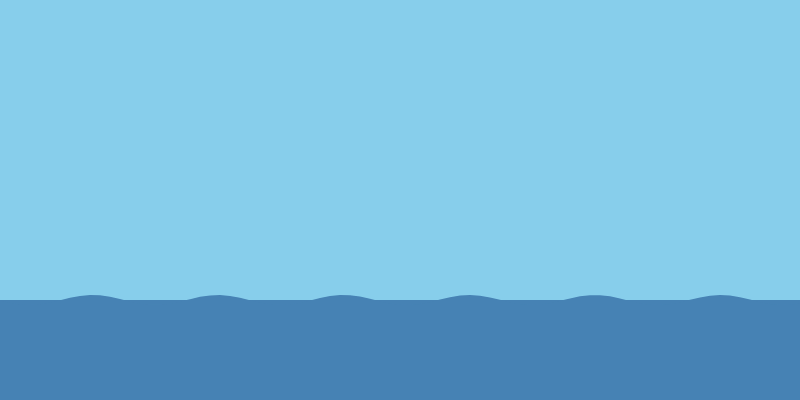
Frame 1 (no input)
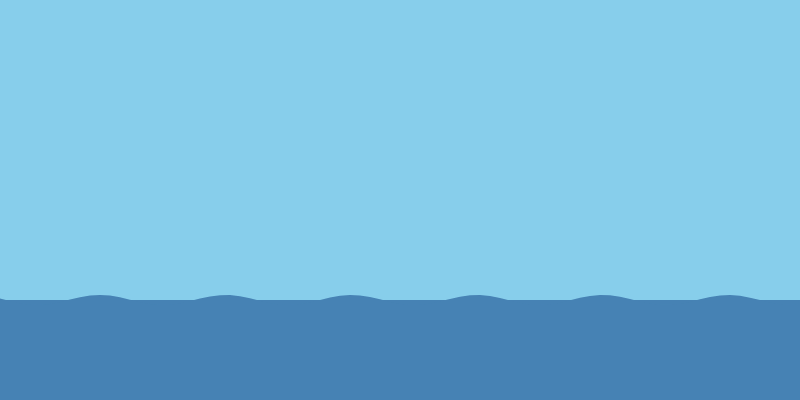
Frame 60 (no input)
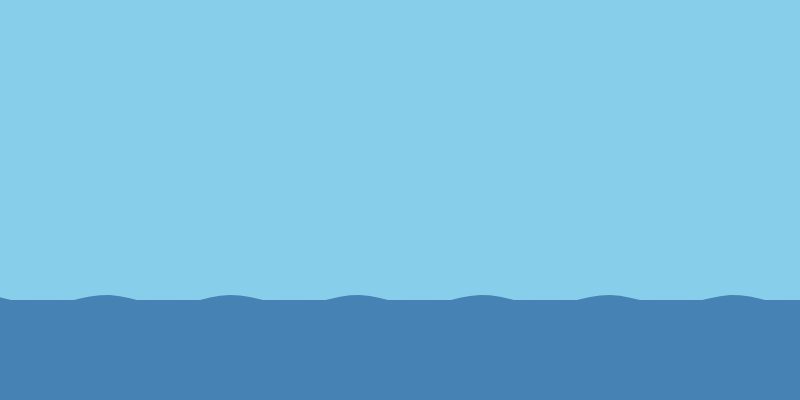
Frame 120 (the mouse pressed at the canvas centre since frame 60)

The p5.js sketch that drew these frames (run headless with seeded random() and noise() and a simulated clock; from frame 60 on, the mouse is pressed at the canvas centre):

// p5.js sketch
// ── sketch.js
let shipX = -400;
let smokeParticles = [];

function setup() {
  createCanvas(800, 400);
  noStroke();
}

function draw() {
  background(135, 206, 235); // Sky

  drawWaterBehind();             // Static water base
  drawCruiseShip(shipX, 260);    // Cruise ship
  drawWaterFront();              // Wave crest in front of ship

  // Move ship slowly
  shipX += 0.5;

  // Add smoke from chimneys
  createSmoke(shipX + 115, 170); // chimney 1
  createSmoke(shipX + 135, 170); // chimney 2

  updateSmoke();
}

// Draw static water behind the ship
function drawWaterBehind() {
  fill(70, 130, 180);
  rect(0, 300, width, height - 300);
}

// Draw animated water waves in front of the ship
function drawWaterFront() {
  fill(70, 130, 180);
  beginShape();
  for (let x = 0; x <= width; x += 10) {
    let y = 300 + sin((x + frameCount * 2) * 0.05) * 5;
    vertex(x, y);
  }
  vertex(width, height);
  vertex(0, height);
  endShape(CLOSE);
}

// Draw cruise ship
function drawCruiseShip(x, y) {
  // Hull
  fill(0);
  beginShape();
  vertex(x, y);
  vertex(x + 280, y);
  vertex(x + 240, y + 60);
  vertex(x + 40, y + 60);
  endShape(CLOSE);

  // Decks
  fill(30);
  rect(x + 60, y - 40, 160, 40, 5);
  rect(x + 90, y - 70, 100, 30, 5);

  // Windows on hull
  fill(200);
  for (let i = 0; i < 6; i++) ellipse(x + 60 + i * 35, y + 25, 10, 10);

  // Windows on decks
  fill(255);
  for (let i = 0; i < 4; i++) rect(x + 70 + i * 35, y - 30, 10, 10);
  for (let i = 0; i < 3; i++) rect(x + 100 + i * 30, y - 60, 10, 10);

  // Chimneys
  fill(80);
  rect(x + 110, y - 90, 10, 20);
  rect(x + 130, y - 90, 10, 20);
}

// Create a smoke particle
function createSmoke(x, y) {
  smokeParticles.push({
    x: x + random(-2, 2),
    y: y,
    size: random(8, 15),
    alpha: 200,
    dy: random(-0.5, -1.5)
  });
}

// Animate smoke particles
function updateSmoke() {
  for (let i = smokeParticles.length - 1; i >= 0; i--) {
    let p = smokeParticles[i];
    fill(150, p.alpha);
    ellipse(p.x, p.y, p.size);
    p.y += p.dy;
    p.alpha -= 2;

    if (p.alpha <= 0) {
      smokeParticles.splice(i, 1);
    }
  }
}
